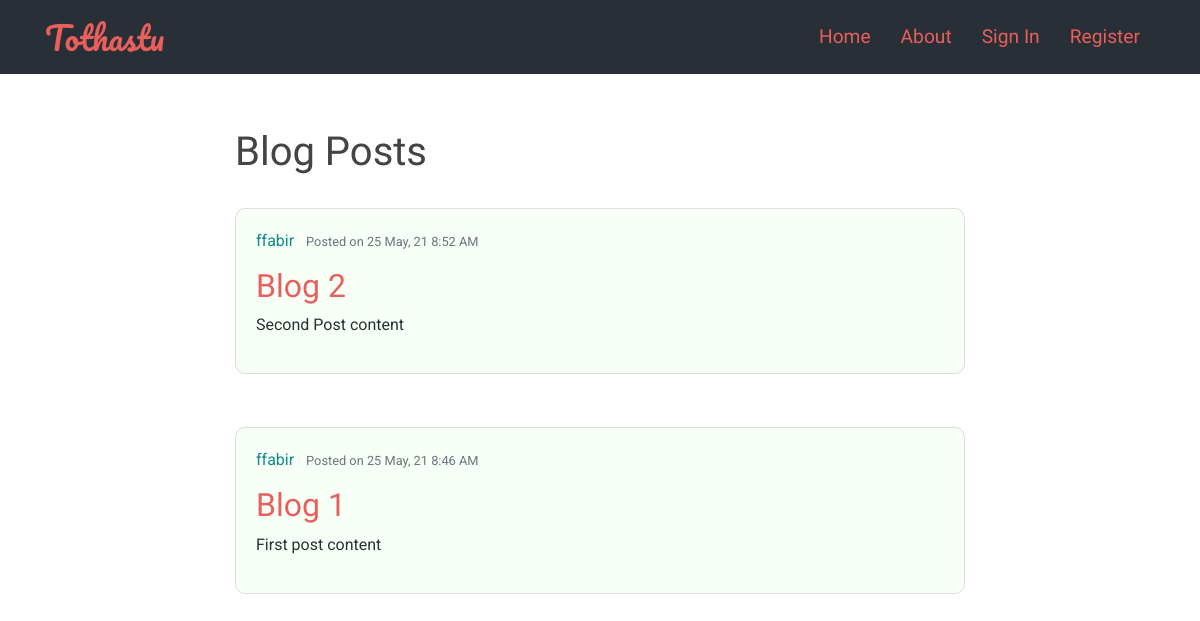
The page / on the database its author committed.
### blog/models.py (models this page shows, shortened)
class Post(models.Model):
    title = models.CharField(max_length=100)
    content = models.TextField()
    post_date = models.DateTimeField(default=timezone.now)
    author = models.ForeignKey(User, on_delete=models.CASCADE)

### blog/views.py (the view)
# urls.py: path('', PostList.as_view(), name='blog-home'),
class PostList(ListView):
    model = Post
    template_name = 'blog/home.html'
    context_object_name = 'posts'
    ordering = ['-post_date']   # for reverse ordering ['post_date']

### blog/templates/blog/home.html
{% extends "blog/base.html" %}
{% block content %}
    <h1>Blog Posts</h1>
    {% for post in posts %}
        <br>
        <article class="media content-section">
            <div class="media-body">
                <div class="article-metadata">
                    <a class="mr-2" href="#">{{ post.author }}</a>
                    <small class="text-muted"> Posted on {{ post.post_date|date:"d M, y g:i A"}}</small>
                </div>
                <h2><a class="article-title" href="#">{{ post.title }}</a></h2>
                <p class="article-content">{{ post.content }}</p>
            </div>
        </article>
        <br>
    {% endfor %}
{% endblock %}

### blog/static/blog/style.css (style rules this page uses)
body { background: #ffffff; font-family: 'Roboto', sans-serif; color: #292F36; margin-top: 5rem; margin-bottom: 4rem; }
h1, h2, h3, h4, h5, h6 { color: #444444; font-family: 'Comfortaa', cursive; }
p { font-family: 'Roboto', sans-serif; }
a { color: #0F8B8D; text-decoration: none; }
.content-section { background: #f7fff7; padding-top: 20px; padding-bottom: 20px; padding-right: 20px; padding-left: 20px; border: 1px solid #dddddd; border-radius: 10px; margin-bottom: 5px; }
.article-title { color: #E85F5C; }
.article-content { white-space: pre-line; }
.article-metadata { padding-bottom: 10px; margin-bottom: 4px; }

### rows shown on the page
Post: author "ffabir", post_date "25 May, 21 8:52 AM", title "Blog 2", content "Second Post content"
Post: author "ffabir", post_date "25 May, 21 8:46 AM", title "Blog 1", content "First post content"
